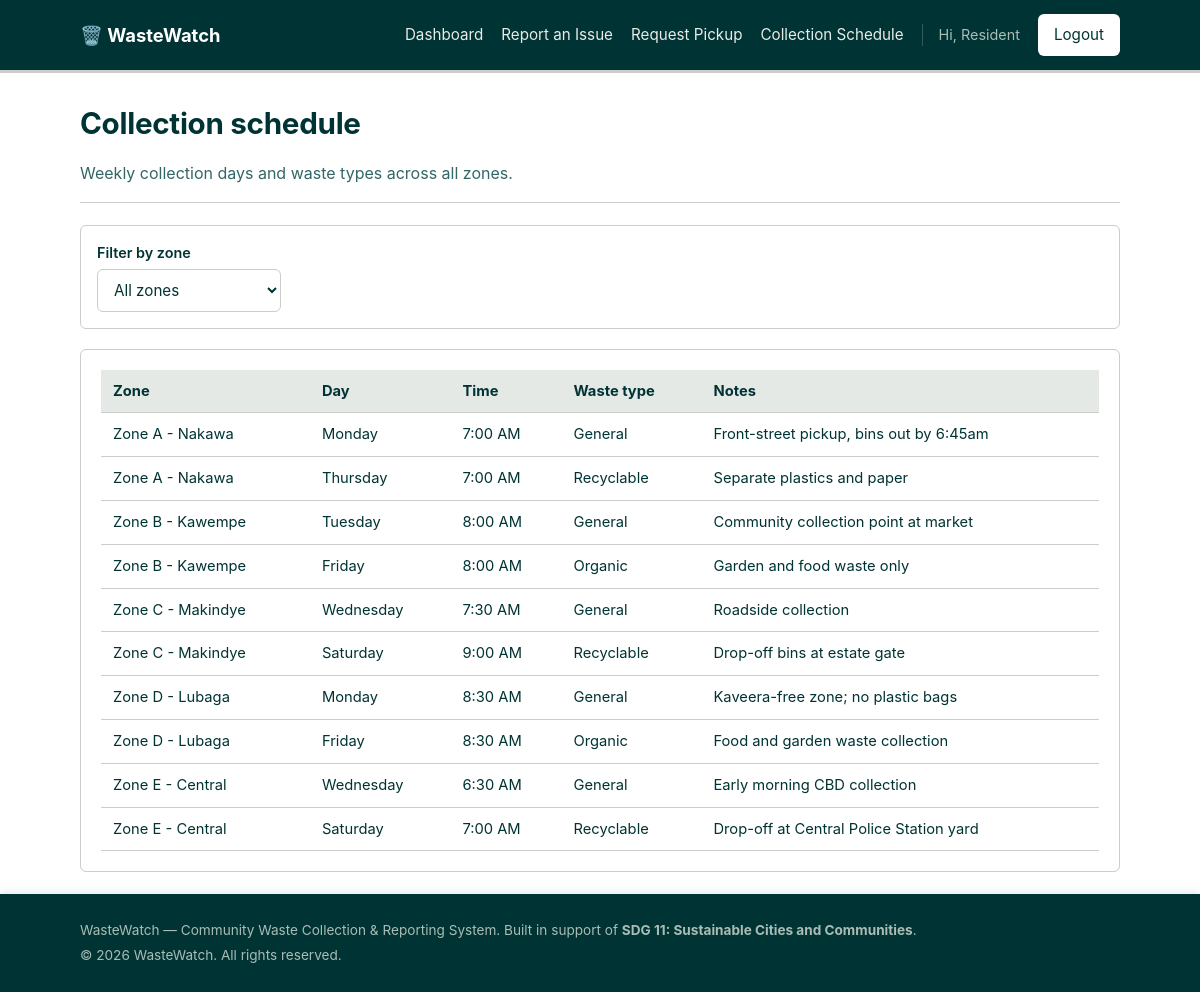
The app's page /schedule.php (signed in) with its own data.
### tables this page shows
CREATE TABLE collection_schedules (
    schedule_id INT AUTO_INCREMENT PRIMARY KEY,
    zone_id INT NOT NULL,
    day_of_week ENUM('Monday','Tuesday','Wednesday','Thursday','Friday','Saturday','Sunday') NOT NULL,
    collection_time TIME NOT NULL,
    waste_type ENUM('General','Recyclable','Organic') NOT NULL,
    notes VARCHAR(255) DEFAULT NULL,
    CONSTRAINT fk_schedule_zone FOREIGN KEY (zone_id) REFERENCES zones(zone_id)
        ON DELETE CASCADE ON UPDATE CASCADE
);

CREATE TABLE zones (
    zone_id INT AUTO_INCREMENT PRIMARY KEY,
    zone_name VARCHAR(100) NOT NULL UNIQUE,
    zone_description VARCHAR(255) DEFAULT NULL
);

### includes/functions.php (called while the page is built, shortened)
<?php
function e($value)
{
    return htmlspecialchars($value ?? '', ENT_QUOTES, 'UTF-8');
}

### schedule.php (the view, shortened to what this page needs)
<?php
require_once __DIR__ . '/includes/db.php';
require_once __DIR__ . '/includes/functions.php';
$sql = "SELECT cs.zone_id, z.zone_name, cs.day_of_week, cs.collection_time, cs.waste_type, cs.notes
        FROM collection_schedules cs
        JOIN zones z ON z.zone_id = cs.zone_id";
$params = [];
$sql .= " ORDER BY z.zone_name, FIELD(cs.day_of_week,'Monday','Tuesday','Wednesday','Thursday','Friday','Saturday','Sunday')";
$stmt = $pdo->prepare($sql);
$stmt->execute($params);
$schedules = $stmt->fetchAll();
require __DIR__ . '/includes/header.php';
?>
<div class="page-head">
    <div>
        <h1>Collection schedule</h1>
        <p>Weekly collection days and waste types across all zones.</p>
    </div>
</div>
<form class="filter-bar" method="get">
    <div class="field">
        <label for="zone_id">Filter by zone</label>
        <select id="zone_id" name="zone_id" onchange="this.form.submit()">
            <option value="">All zones</option>
        </select>
    </div>
</form>
<div class="card">
    <div class="table-wrap">
        <table>
            <thead><tr><th>Zone</th><th>Day</th><th>Time</th><th>Waste type</th><th>Notes</th></tr></thead>
            <tbody>
            <?php foreach ($schedules as $s): ?>
                <tr>
                    <td><?= e($s['zone_name']) ?></td>
                    <td><?= e($s['day_of_week']) ?></td>
                    <td><?= date('g:i A', strtotime($s['collection_time'])) ?></td>
                    <td><?= e($s['waste_type']) ?></td>
                    <td><?= e($s['notes']) ?></td>
                </tr>
            <?php endforeach; ?>
            </tbody>
        </table>
    </div>
</div>
<?php require __DIR__ . '/includes/footer.php'; ?>

### assets/css/style.css (style rules this page uses)
:root { --ink: #003333; --ink-soft: #336666; --surface: #FFFFFF; --border: #CCCCCC; --ok: #006600; --ok-bg: #CCFFCC; --warn: #CC3300; --warn-bg: #FFCCCC; --radius: 6px; --font: -apple-system, BlinkMacSystemFont, "Segoe UI", Roboto, "Helvetica Neue", Arial, sans-serif; }
* { box-sizing: border-box; }
html, body { margin: 0; padding: 0; background: var(--surface); color: var(--ink); font-family: var(--font); font-size: 16px; line-height: 1.55; min-height: 100vh; }
h1, h2, h3 { line-height: 1.25; color: var(--ink); margin-top: 0; }
h1 { font-size: 1.85rem; font-weight: 700; letter-spacing: -0.01em; }
p { max-width: 68ch; }
.page-head { display: flex; justify-content: space-between; align-items: flex-end; flex-wrap: wrap; gap: 10px; margin-bottom: 22px; border-bottom: 1px solid var(--border); padding-bottom: 16px; }
.page-head p { margin: 4px 0 0; color: var(--ink-soft); }
.card { background: var(--surface); border: 1px solid var(--border); border-radius: var(--radius); padding: 20px; }
label { display: block; font-weight: 600; font-size: 0.9rem; margin: 14px 0 6px; }
label:first-child { margin-top: 0; }
input[type=text], input[type=email], input[type=password], input[type=date], input[type=time], input[type=tel], select, textarea { width: 100%; padding: 10px 12px; border: 1px solid var(--border); border-radius: var(--radius); font-size: 0.95rem; font-family: inherit; background: #fff; color: var(--ink); }
.table-wrap { overflow-x: auto; }
table { width: 100%; border-collapse: collapse; background: var(--surface); font-size: 0.92rem; }
th, td { text-align: left; padding: 10px 12px; border-bottom: 1px solid var(--border); vertical-align: top; }
th { background: #E4E9E6; font-weight: 700; color: var(--ink); }
.filter-bar { display: flex; flex-wrap: wrap; gap: 12px; align-items: flex-end; background: var(--surface); border: 1px solid var(--border); border-radius: var(--radius); padding: 16px; margin-bottom: 20px; }
.filter-bar .field { display: flex; flex-direction: column; }
.filter-bar label { margin: 0 0 4px; }

### records on screen
collection_schedules: zone.zone_name "Zone A - Nakawa", day_of_week "Monday", collection_time "7:00 AM", waste_type "General", notes "Front-street pickup, bins out by 6:45am"
collection_schedules: zone.zone_name "Zone A - Nakawa", day_of_week "Thursday", collection_time "7:00 AM", waste_type "Recyclable", notes "Separate plastics and paper"
collection_schedules: zone.zone_name "Zone B - Kawempe", day_of_week "Tuesday", collection_time "8:00 AM", waste_type "General", notes "Community collection point at market"
collection_schedules: zone.zone_name "Zone B - Kawempe", day_of_week "Friday", collection_time "8:00 AM", waste_type "Organic", notes "Garden and food waste only"
collection_schedules: zone.zone_name "Zone C - Makindye", day_of_week "Wednesday", collection_time "7:30 AM", waste_type "General", notes "Roadside collection"
collection_schedules: zone.zone_name "Zone C - Makindye", day_of_week "Saturday", collection_time "9:00 AM", waste_type "Recyclable", notes "Drop-off bins at estate gate"
collection_schedules: zone.zone_name "Zone D - Lubaga", day_of_week "Monday", collection_time "8:30 AM", waste_type "General", notes "Kaveera-free zone; no plastic bags"
collection_schedules: zone.zone_name "Zone D - Lubaga", day_of_week "Friday", collection_time "8:30 AM", waste_type "Organic", notes "Food and garden waste collection"
collection_schedules: zone.zone_name "Zone E - Central", day_of_week "Wednesday", collection_time "6:30 AM", waste_type "General", notes "Early morning CBD collection"
collection_schedules: zone.zone_name "Zone E - Central", day_of_week "Saturday", collection_time "7:00 AM", waste_type "Recyclable", notes "Drop-off at Central Police Station yard"

### other values on screen
$_SESSION['full_name'] "Resident"
